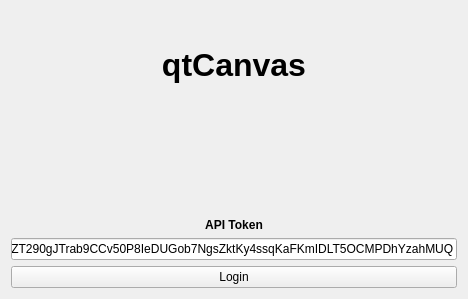
<?xml version="1.0" encoding="UTF-8"?>
<ui version="4.0">
 <class>Login</class>
 <widget class="QWidget" name="Login">
  <property name="geometry">
   <rect>
    <x>0</x>
    <y>0</y>
    <width>468</width>
    <height>299</height>
   </rect>
  </property>
  <property name="sizePolicy">
   <sizepolicy hsizetype="Preferred" vsizetype="Preferred">
    <horstretch>0</horstretch>
    <verstretch>0</verstretch>
   </sizepolicy>
  </property>
  <property name="windowTitle">
   <string>Form</string>
  </property>
  <layout class="QVBoxLayout" name="verticalLayout">
   <item>
    <widget class="QLabel" name="label_2">
     <property name="font">
      <font>
       <family>Cantarell</family>
       <pointsize>24</pointsize>
       <weight>75</weight>
       <bold>true</bold>
      </font>
     </property>
     <property name="autoFillBackground">
      <bool>false</bool>
     </property>
     <property name="text">
      <string>qtCanvas</string>
     </property>
     <property name="scaledContents">
      <bool>true</bool>
     </property>
     <property name="alignment">
      <set>Qt::AlignCenter</set>
     </property>
    </widget>
   </item>
   <item>
    <widget class="QLabel" name="label">
     <property name="font">
      <font>
       <weight>75</weight>
       <bold>true</bold>
      </font>
     </property>
     <property name="text">
      <string>API Token</string>
     </property>
     <property name="alignment">
      <set>Qt::AlignBottom|Qt::AlignHCenter</set>
     </property>
    </widget>
   </item>
   <item>
    <widget class="QLineEdit" name="txtToken">
     <property name="text">
      <string>ljZT290gJTrab9CCv50P8IeDUGob7NgsZktKy4ssqKaFKmIDLT5OCMPDhYzahMUQ</string>
     </property>
    </widget>
   </item>
   <item>
    <widget class="QPushButton" name="btnLogin">
     <property name="text">
      <string>Login</string>
     </property>
     <property name="flat">
      <bool>false</bool>
     </property>
    </widget>
   </item>
  </layout>
 </widget>
 <resources/>
 <connections/>
</ui>
